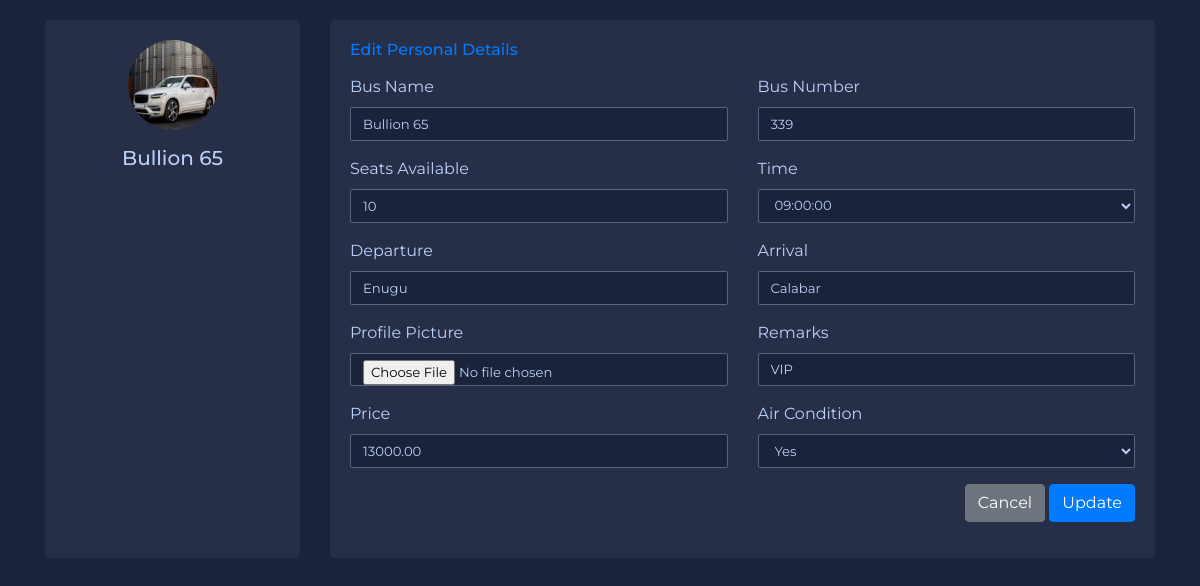
The page /admin/bus_edit_details.php?bus_id=3 on the database its author committed.
### tables this page shows
CREATE TABLE `bus_management` (
  `id` int(11) NOT NULL,
  `bus_no` int(11) NOT NULL,
  `bus_name` varchar(255) NOT NULL,
  `pic` varchar(11) NOT NULL,
  `seats` int(11) NOT NULL,
  `departure` varchar(244) NOT NULL,
  `arrival` varchar(255) NOT NULL,
  `time_` time NOT NULL,
  `price` decimal(13,2) NOT NULL,
  `ac` varchar(11) NOT NULL,
  `remarks` text NOT NULL,
  `suspend_bus` int(11) NOT NULL
);

### includes/class-select.php (called while the page is built, shortened)
<?php
require_once('load.php');
if (!class_exists('SELECTS')) {
   class SELECTS {
   public function load_single_user($id,$table){
   global $db;
   $query = "SELECT * FROM $table WHERE id = '$id'";
   $obj= $db->select($query);
   return $obj[0];
   }
}
}
$select = new SELECTS;
 ?>

### includes/class-db.php (called while the page is built, shortened)
<?php
if (!class_exists('DB')) {
  class DB {
    public function __construct(){
    $mysqli = new mysqli('localhost','root','','transport');
  $this->conn = $mysqli;
}
public function select($query){
  $results = array();
  $result = $this->conn->query($query);
  while ($obj = $result->fetch_object()) {
  $results[] = $obj;
 }
  return $results;
 }
}
}
$db = new DB;
 ?>

### admin/bus_edit_details.php (the view, shortened to what this page needs)
<?php
require_once('../includes/load.php');
if (isset($_GET['bus_id'])) {
$bus_id = $_GET['bus_id'];
$table = "bus_management";
$load = $select->load_single_user($bus_id,$table);
}
?>
<!DOCTYPE html>
<html lang="en" dir="ltr">
<head>
<link rel="stylesheet" href="https://stackpath.bootstrapcdn.com/font-awesome/4.7.0/css/font-awesome.min.css">
<link rel="stylesheet" href="https://stackpath.bootstrapcdn.com/bootstrap/4.5.2/css/bootstrap.min.css">
<link rel="stylesheet" href="../css/mycss/edit_profile.css">
</head>
<body style="font-family: 'Montserrat', sans-serrif;">
<form action="" method="post" enctype="multipart/form-data">
<div class="container">
<div class="row gutters">
<div class="col-xl-3 col-lg-3 col-md-12 col-sm-12 col-12">
<div class="card h-100">
<div class="card-body">
<div class="account-settings">
<div class="user-profile">
<div class="user-avatar">
<img src="bus_images/<?php echo $load->pic ?>" alt="Maxwell Admin">
</div>
<h5 class="user-name"><?php echo $load->bus_name ?></h5>
</div>
<div class="about">
<br/>
<br/>
</div>
</div>
</div>
</div>
</div>
<div class="col-xl-9 col-lg-9 col-md-12 col-sm-12 col-12">
<div class="card h-100">
<div class="card-body">
<div class="row gutters">
<div class="col-xl-12 col-lg-12 col-md-12 col-sm-12 col-12">
<h6 class="mb-3 text-primary">Edit Personal Details</h6>
</div>
<div class="col-xl-6 col-lg-6 col-md-6 col-sm-6 col-12">
<div class="form-group">
<label for="fullName">Bus Name</label>
<input type="text" class="form-control" name="bus_name" id="fullName" value="<?php echo $load->bus_name ?>">
</div>
</div>
<div class="col-xl-6 col-lg-6 col-md-6 col-sm-6 col-12">
<div class="form-group">
<label for="eMail">Bus Number</label>
<input type="text" class="form-control" name="bus_no" id="eMail" value="<?php echo $load->bus_no ?>">
</div>
</div>
<div class="col-xl-6 col-lg-6 col-md-6 col-sm-6 col-12">
<div class="form-group">
<label for="phone">Seats Available</label>
<input type="number" class="form-control" name="seats" id="phone" value="<?php echo $load->seats ?>">
</div>
</div>
<div class="col-xl-6 col-lg-6 col-md-6 col-sm-6 col-12">
<div class="form-group">
<label for="fullName">Time</label>
<select type="text" name="time_" class="form-control" >
  <option value="<?php echo $load->time_ ?>" selected><?php echo $load->time_ ?></option>
</select>
</div>
</div>
<div class="col-xl-6 col-lg-6 col-md-6 col-sm-6 col-12">
  <div class="form-group">
  <label for="website">Departure</label>
  <input type="text" class="form-control" name="departure" id="website" value="<?php echo $load->departure?>">
  </div>
  </div>
<div class="col-xl-6 col-lg-6 col-md-6 col-sm-6 col-12">
<div class="form-group">
<label for="Employment Date">Arrival</label>
<input type="text" name="arrival" class="form-control" id="eMail" value="<?php echo $load->arrival ?>">
</div>
</div>
<div class="col-xl-6 col-lg-6 col-md-6 col-sm-6 col-12">
<div class="form-group">
<label for="fullName">Profile Picture</label>
<input type="file" name="bus_img" class="form-control" id="fullName" >
</div>
</div>
<div class="col-xl-6 col-lg-6 col-md-6 col-sm-6 col-12">
<div class="form-group">
<label for="Street">Remarks</label>
<input type="text" name="remarks" class="form-control" id="Street" value="<?php echo $load->remarks ?>">
</div>
</div>
<div class="col-xl-6 col-lg-6 col-md-6 col-sm-6 col-12">
<div class="form-group">
<label for="ciTy">Price</label>
<input type="number" name="price" class="form-control" id="ciTy"  value="<?php echo $load->price ?>">
</div>
</div>
<div class="col-xl-6 col-lg-6 col-md-6 col-sm-6 col-12">
<div class="form-group">
<label for="sTate">Air Condition</label>
<select type="text" name="ac" class="form-control" >
  <option value="<?php echo $load->ac ?>" selected><?php echo $load->ac ?></option>
</select>
</div>
</div>
</div>
<div class="row gutters">
<div class="col-xl-12 col-lg-12 col-md-12 col-sm-12 col-12">
<div class="text-right">
<a href="admin_dashboard.php?staff_id=<?php echo $staff_id ?>&action=bus_management" class="btn btn-secondary" >Cancel</a>
<button type="submit" id="submit" name="update_bus" class="btn btn-primary">Update</button>
</div>
</div>
</div>
</div>
</div>
</div>
</div>
</div>
</form>
</body>
</html>

### css/mycss/edit_profile.css (style rules this page uses)
body { margin-top:20px; color: #bcd0f7; background: #1A233A; }
.account-settings .user-profile { margin: 0 0 1rem 0; padding-bottom: 1rem; text-align: center; }
.account-settings .user-profile .user-avatar { margin: 0 0 1rem 0; }
.account-settings .user-profile .user-avatar img { width: 90px; height: 90px; -webkit-border-radius: 100px; -moz-border-radius: 100px; border-radius: 100px; }
.account-settings .user-profile h5.user-name { margin: 0 0 0.5rem 0; }
.account-settings .about { margin: 1rem 0 0 0; font-size: 0.8rem; text-align: center; }
.card { background: #272E48; -webkit-border-radius: 5px; -moz-border-radius: 5px; border-radius: 5px; border: 0; margin-bottom: 1rem; }
.form-control { border: 1px solid #596280; -webkit-border-radius: 2px; -moz-border-radius: 2px; border-radius: 2px; font-size: .825rem; background: #1A233A; color: #bcd0f7; }

### rows shown on the page
bus_management: pic (picture), bus_name "Bullion 65", bus_no "339", seats "10", time_ "09:00:00", departure "Enugu", arrival "Calabar", remarks "VIP", price "13000.00", ac "Yes"
